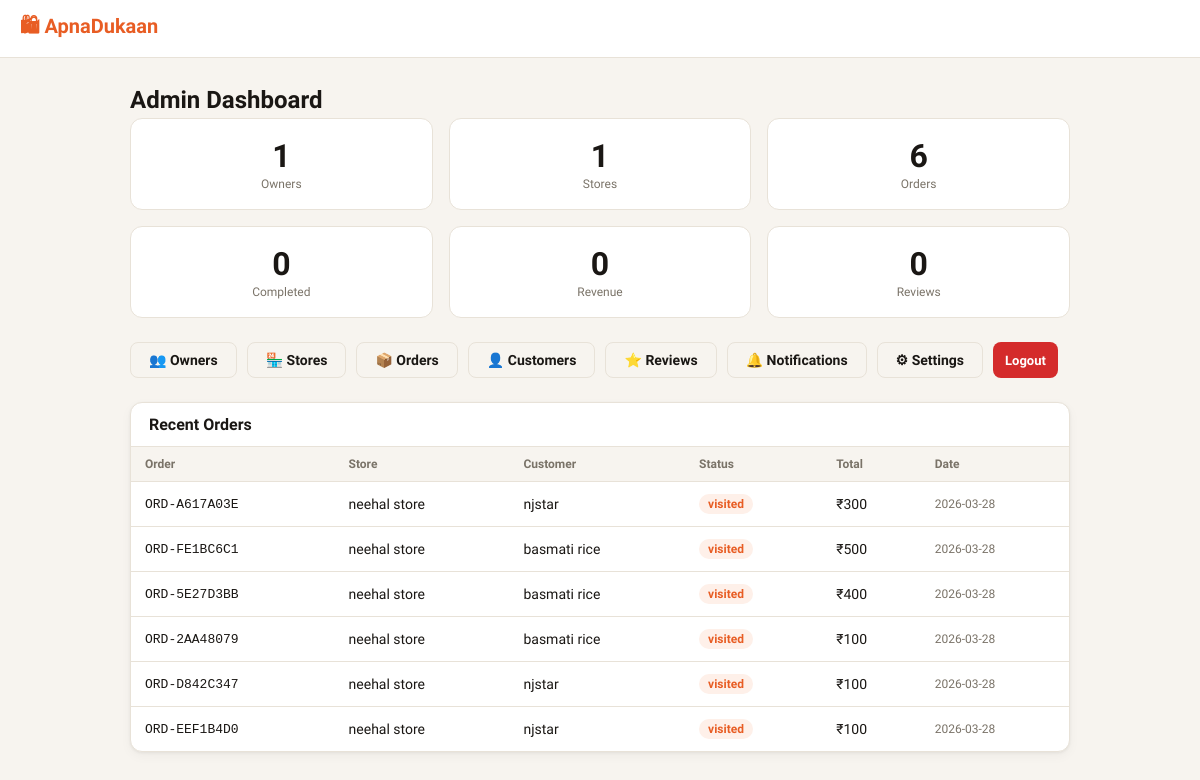
The app's page /control-panel/ (signed in) with its own data.
### tables this page shows
CREATE TABLE orders(order_id TEXT PRIMARY KEY,customer_name TEXT NOT NULL,
  store_id TEXT NOT NULL,slot_id TEXT NOT NULL,
  pickup_date TEXT NOT NULL DEFAULT(date('now')),
  status TEXT NOT NULL DEFAULT'placed' CHECK(status IN
    ('placed','preparing','ready','visited','completed','no_show','failed')),
  total_amount REAL NOT NULL DEFAULT 0,customer_confirmed INTEGER NOT NULL DEFAULT 0,
  store_confirmed INTEGER NOT NULL DEFAULT 0,visit_verified INTEGER NOT NULL DEFAULT 0,
  placed_at TEXT NOT NULL DEFAULT(datetime('now')),completed_at TEXT,
  FOREIGN KEY(store_id) REFERENCES stores(store_id),
  FOREIGN KEY(slot_id) REFERENCES time_slots(slot_id));

CREATE TABLE stores(store_id TEXT PRIMARY KEY,owner_id TEXT NOT NULL,
  name TEXT NOT NULL,owner_name TEXT NOT NULL,address TEXT NOT NULL DEFAULT'',
  category TEXT NOT NULL DEFAULT'General',qr_code TEXT NOT NULL,
  points INTEGER NOT NULL DEFAULT 0,is_open INTEGER NOT NULL DEFAULT 1,
  is_approved INTEGER NOT NULL DEFAULT 1,
  description TEXT NOT NULL DEFAULT'',
  image_b64 TEXT,image_mime TEXT NOT NULL DEFAULT'image/jpeg',
  created_at TEXT NOT NULL DEFAULT(datetime('now')), latitude REAL, longitude REAL,
  FOREIGN KEY(owner_id) REFERENCES owners(owner_id));

### app.py (the view)
    @app.route(f"{ADMIN_PREFIX}/")
    @admin_required
    def admin_dashboard():
        conn=get_db()
        stats={k:conn.execute(q).fetchone()[0] for k,q in [
            ("owners","SELECT COUNT(*) FROM owners"),("stores","SELECT COUNT(*) FROM stores"),
            ("orders","SELECT COUNT(*) FROM orders"),
            ("completed","SELECT COUNT(*) FROM orders WHERE status='completed'"),
            ("revenue","SELECT COALESCE(SUM(total_amount),0) FROM orders WHERE status='completed'"),
            ("reviews","SELECT COUNT(*) FROM reviews")]}
        recent=conn.execute("""SELECT o.*,s.name AS store_name FROM orders o
            JOIN stores s ON o.store_id=s.store_id ORDER BY o.placed_at DESC LIMIT 10""").fetchall()
        return render_template("admin/dashboard.html",stats=stats,recent_orders=recent)

### app.py (called while the page is built)
def _register_db_hooks(app):
    @app.teardown_appcontext
    def close_db(exc=None):
        db = g.pop("db", None)
        if db: db.close()

def get_db():
    if "db" not in g:
        from flask import current_app
        g.db = sqlite3.connect(current_app.config["DB_PATH"], timeout=30, check_same_thread=False)
        g.db.row_factory = sqlite3.Row
        for pragma in ("PRAGMA journal_mode=WAL","PRAGMA busy_timeout=30000",
                       "PRAGMA synchronous=NORMAL","PRAGMA foreign_keys=ON"):
            g.db.execute(pragma)
    return g.db

def admin_required(f):
    @wraps(f)
    def d(*a,**kw):
        if not session.get("admin_id"): return redirect(url_for("admin_login"))
        return f(*a,**kw)
    return d

def _register_security_headers(app):
    @app.after_request
    def add_headers(response):
        h = response.headers
        h["X-Content-Type-Options"]="nosniff"; h["X-Frame-Options"]="SAMEORIGIN"
        h["X-XSS-Protection"]="1; mode=block"; h["Referrer-Policy"]="strict-origin-when-cross-origin"
        h["Permissions-Policy"]="geolocation=(self),microphone=(),camera=()"
        if app.config.get("SESSION_COOKIE_SECURE"):
            h["Strict-Transport-Security"]="max-age=31536000; includeSubDomains"
        if request.path.startswith(("/owner/","/my-","/control-panel/")):
            h["Cache-Control"]="no-store,no-cache,must-revalidate,private"
        return response

### templates/admin/dashboard.html (shortened to what this page needs)
{% extends "base.html" %}
{% block content %}
<h1 class="page-title">Admin Dashboard</h1>
<div class="grid3" style="margin-bottom:24px;">
  {% for k,v in stats.items() %}
  <div class="stat-card"><div class="stat-num">{{ v }}</div><div class="stat-label">{{ k|capitalize }}</div></div>
  {% endfor %}
</div>
<div style="display:flex;gap:10px;flex-wrap:wrap;margin-bottom:24px;">
  <a href="/control-panel/owners" class="btn btn-outline">👥 Owners</a>
  <a href="/control-panel/stores" class="btn btn-outline">🏪 Stores</a>
  <a href="/control-panel/orders" class="btn btn-outline">📦 Orders</a>
  <a href="/control-panel/customers" class="btn btn-outline">👤 Customers</a>
  <a href="/control-panel/reviews" class="btn btn-outline">⭐ Reviews</a>
  <a href="/control-panel/notifications" class="btn btn-outline">🔔 Notifications</a>
  <a href="/control-panel/settings" class="btn btn-outline">⚙ Settings</a>
  <a href="/control-panel/logout" class="btn btn-danger btn-sm">Logout</a>
</div>
<div class="card" style="padding:0;overflow:hidden;">
  <div style="padding:12px 18px;font-weight:700;border-bottom:1px solid var(--border);">Recent Orders</div>
  <table class="table">
    <thead><tr><th>Order</th><th>Store</th><th>Customer</th><th>Status</th><th>Total</th><th>Date</th></tr></thead>
    <tbody>
      {% for o in recent_orders %}
      <tr>
        <td style="font-family:monospace;font-size:13px;">{{ o.order_id }}</td>
        <td>{{ o.store_name }}</td>
        <td>{{ o.customer_name }}</td>
        <td><span class="badge status-{{ o.status }}">{{ o.status }}</span></td>
        <td>₹{{ "%.0f"|format(o.total_amount) }}</td>
        <td style="font-size:12px;color:var(--muted);">{{ o.placed_at[:10] }}</td>
      </tr>
      {% endfor %}
    </tbody>
  </table>
</div>
{% endblock %}

### templates/base.html (style rules this page uses)
:root { --bg:#F7F4EF;--card:#fff;--border:#E8E2D8;--text:#1A1714;--muted:#7A7368; --orange:#E85D24;--ol:#FEF0E9;--green:#1D9E75;--gl:#EAF7F1;--blue:#185FA5;--bl:#EBF3FC; --red:#D42B2B;--rl:#FEF0F0;--yellow:#CA8A04;--yl:#FEFCE8;--r:12px; --sh:0 1px 3px rgba(0,0,0,.06),0 4px 12px rgba(0,0,0,.04); }
* { box-sizing:border-box;margin:0;padding:0; }
body { font-family:'Plus Jakarta Sans',sans-serif;background:var(--bg);color:var(--text);min-height:100vh; }
a { color:inherit;text-decoration:none; }
.page-title { font-size:24px;font-weight:700;margin-bottom:4px; }
.card { background:var(--card);border:1px solid var(--border);border-radius:var(--r);padding:20px;box-shadow:var(--sh); }
.btn { display:inline-flex;align-items:center;gap:6px;padding:9px 18px;border-radius:8px; font-size:14px;font-weight:600;cursor:pointer;border:none;transition:all .15s;font-family:inherit; }
.btn-outline { background:transparent;border:1.5px solid var(--border);color:var(--text); }
.btn-sm { padding:6px 12px;font-size:13px; }
.btn-danger { background:var(--red);color:#fff; }
.badge { display:inline-flex;align-items:center;gap:4px;font-size:12px;font-weight:600;padding:3px 9px;border-radius:20px; }
.status-visited { background:var(--ol);color:var(--orange); }
.grid3 { display:grid;grid-template-columns:repeat(3,1fr);gap:16px; }
.table { width:100%;border-collapse:collapse;font-size:14px; }
.table th { text-align:left;padding:10px 14px;font-size:12px;font-weight:600;color:var(--muted); background:var(--bg);border-bottom:1px solid var(--border); }
.table td { padding:12px 14px;border-bottom:1px solid var(--border);vertical-align:middle; }
.table tr:last-child td { border-bottom:none; }
.stat-card { background:var(--card);border:1px solid var(--border);border-radius:var(--r);padding:18px;text-align:center; }
.stat-num { font-size:32px;font-weight:700; }
.stat-label { font-size:12px;color:var(--muted);margin-top:2px;font-weight:500; }

### records on screen
orders: order_id "ORD-A617A03E", store_name "neehal store", customer_name "njstar", status "visited", total_amount "300", placed_at "2026-03-28"
orders: order_id "ORD-FE1BC6C1", store_name "neehal store", customer_name "basmati rice", status "visited", total_amount "500", placed_at "2026-03-28"
orders: order_id "ORD-5E27D3BB", store_name "neehal store", customer_name "basmati rice", status "visited", total_amount "400", placed_at "2026-03-28"
orders: order_id "ORD-2AA48079", store_name "neehal store", customer_name "basmati rice", status "visited", total_amount "100", placed_at "2026-03-28"
orders: order_id "ORD-D842C347", store_name "neehal store", customer_name "njstar", status "visited", total_amount "100", placed_at "2026-03-28"
orders: order_id "ORD-EEF1B4D0", store_name "neehal store", customer_name "njstar", status "visited", total_amount "100", placed_at "2026-03-28"

### other values on screen
{{ v }} "1" "1" "6" "0" "0" "0"
{{ k|capitalize }} "Owners" "Stores" "Orders" "Completed" "Revenue" "Reviews"
